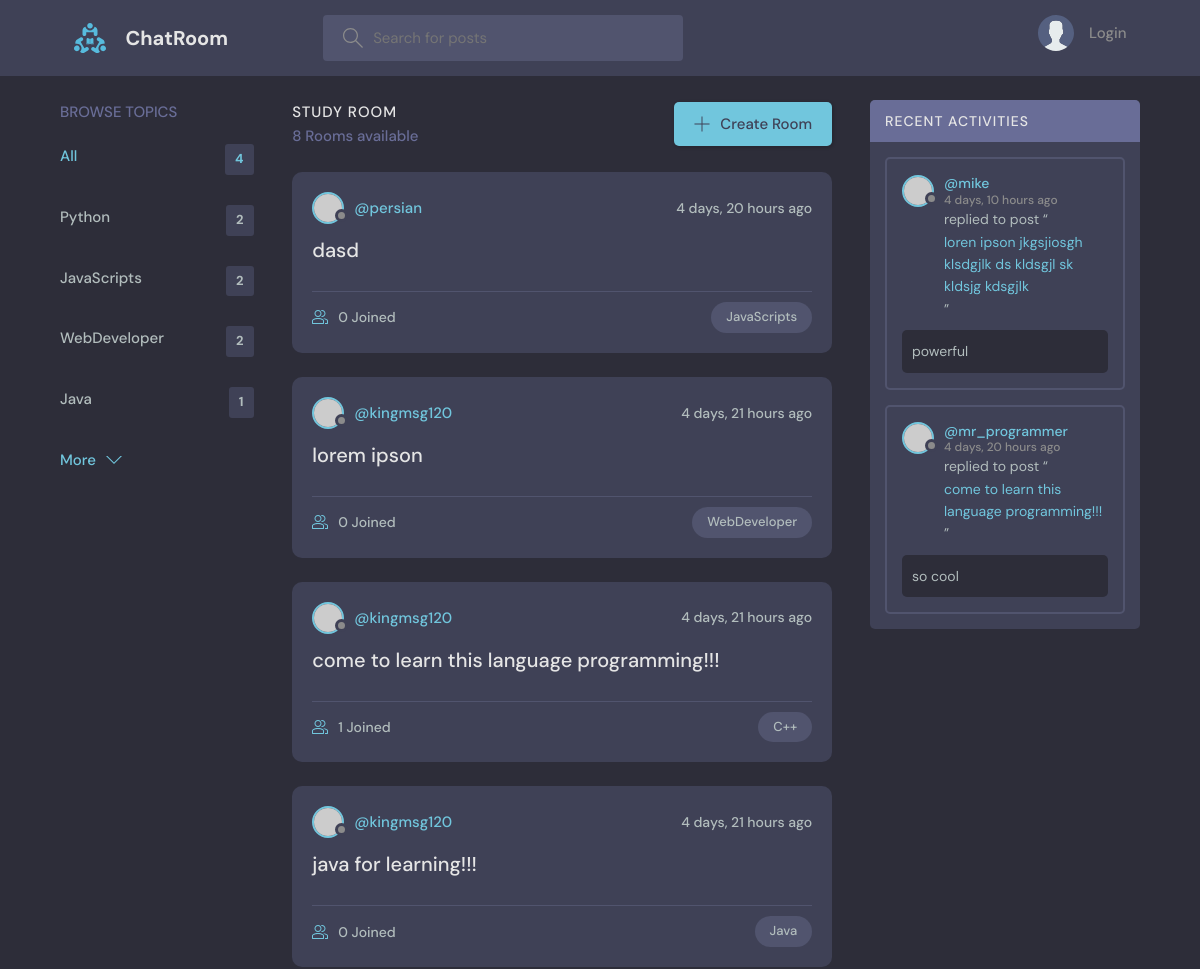
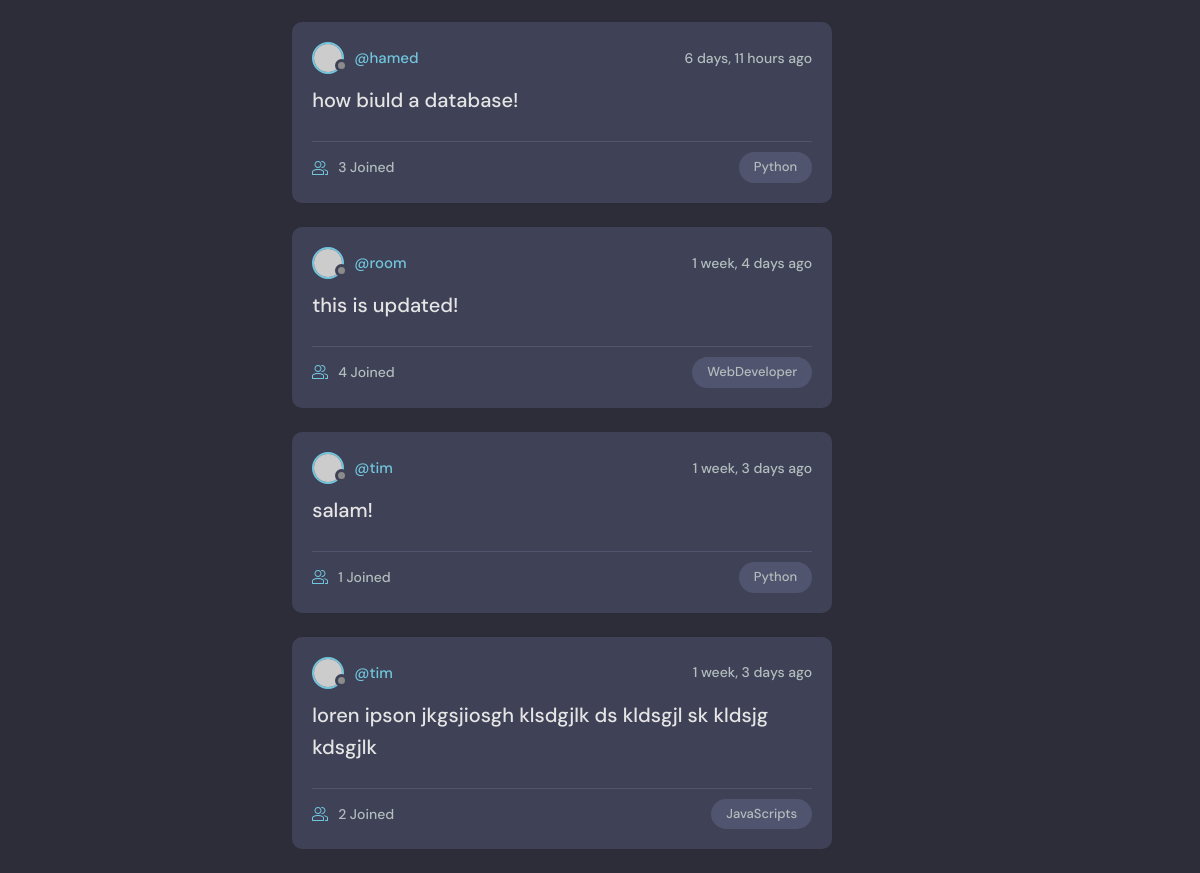
The page / on the database its author committed (2 pictures, top to bottom).
### home/models.py (models this page shows, shortened)
class Topic(models.Model):
    name = models.CharField()

class Room(models.Model):
    host = models.ForeignKey(User, on_delete=models.SET_NULL, null=True) # online user
    topic = models.ForeignKey(Topic, on_delete=models.SET_NULL, null=True)
    name = models.CharField(max_length = 200)
    describtion = models.TextField(null=True, blank=True)
    participants = models.ManyToManyField(User, related_name='participants', blank=True) # users contact manytomany
    updated = models.DateTimeField(auto_now=True)
    created = models.DateTimeField(auto_now_add=True)
    class Meta:
        ordering = ['-updated', '-created']
    def __str__(self):
        return self.name

class Message(models.Model):
    user = models.ForeignKey(User, on_delete=models.CASCADE) # messages user
    room = models.ForeignKey(Room, on_delete=models.CASCADE) # FK from room model
    body = models.TextField()
    updated = models.DateTimeField(auto_now=True)
    created = models.DateTimeField(auto_now_add=True)
    class Meta:
        ordering = ['-updated', '-created']

### home/views.py (the view)
# urls.py: 2. Add a URL to urlpatterns:  path('', views.home, name='home')
def home(request):
    q = request.GET.get('q') if request.GET.get('q') != None else ''
    rooms = Room.objects.filter(
        Q(topic__name__icontains = q)|
        Q(name__icontains = q)|
        Q(describtion__icontains = q)
        )
    topics = Topic.objects.all()[0:4]
    room_count = rooms.count()
    room_messages = Message.objects.filter(Q(room__topic__name__icontains=q))[0:2]
    contex = {'rooms':rooms, 'topics':topics, 'room_count':room_count, 'room_messages':room_messages}
    return render(request, 'home/home.html', contex)

### home/templates/home/home.html (shortened to what this page needs)
{% extends 'main.html' %}
{% block content %}
      <main class="layout layout--3">
      <div class="container">
         {% include 'home/topics_component.html' %}
        <div class="roomList">
          <div class="roomList__header">
            <div>
              <h2>Study Room</h2>
              <p>{{rooms.count}} Rooms available</p>
            </div>
            <a class="btn btn--main" href="{% url 'create_room' %}">
              <svg version="1.1" xmlns="http://www.w3.org/2000/svg" width="32" height="32" viewBox="0 0 32 32">
                <title>add</title>
                <path
                  d="M16.943 0.943h-1.885v14.115h-14.115v1.885h14.115v14.115h1.885v-14.115h14.115v-1.885h-14.115v-14.115z"
                ></path>
              </svg>
              Create Room
            </a>
          </div>
        {% include 'home/feed_component.html' %}
        </div>
        {% include 'home/activity_component.html' %}
      </div>
    </main>
{% endblock content %}

### home/templates/home/topics_component.html
        <div class="topics">
          <div class="topics__header">
            <h2>Browse Topics</h2>
          </div>
          <ul class="topics__list">
            <li>
              <a href="{% url 'home' %}" class="active">All <span>{{topics.count}}</span></a>
            </li>
            {% for topic in topics %}
            <li>
              <a href="{% url 'home' %}?q={{topic.name}}">{{topic.name}}<span>{{topic.room_set.all.count}}</span></a>
            </li>
            {% endfor %}
          </ul>
          <a class="btn btn--link" href="{% url 'topics' %}">
            More
            <svg version="1.1" xmlns="http://www.w3.org/2000/svg" width="32" height="32" viewBox="0 0 32 32">
              <title>chevron-down</title>
              <path d="M16 21l-13-13h-3l16 16 16-16h-3l-13 13z"></path>
            </svg>
          </a>
        </div>

### home/templates/home/feed_component.html (shortened to what this page needs)
{% for room in rooms %}
<div class="roomListRoom">
            <div class="roomListRoom__header">
              <a href="{% url 'user_profile' room.host.id %}" class="roomListRoom__author">
                <div class="avatar avatar--small">
                  <img src="https://randomuser.me/api/portraits/women/11.jpg" />
                </div>
                <span>@{{room.host.username}}</span>
              </a>
              <div class="roomListRoom__actions">
                <span>{{room.created|timesince}} ago</span>
              </div>
            </div>
            <div class="roomListRoom__content">
              <a href="{% url 'room' room.id%}">{{room.name}}</a>
            </div>
            <div class="roomListRoom__meta">
              <a href="{% url 'room' room.id%}" class="roomListRoom__joined">
                {{room.participants.all.count}} Joined
              </a>
              <p class="roomListRoom__topic">{{room.topic.name}}</p>
            </div>
</div>
{% endfor %}

### home/templates/home/activity_component.html (shortened to what this page needs)
        <div class="activities">
          <div class="activities__header">
            <h2>Recent Activities</h2>
          </div>
          {% for message in room_messages %}
          <div class="activities__box">
            <div class="activities__boxHeader roomListRoom__header">
              <a href="{% url 'user_profile' message.user.id %}" class="roomListRoom__author">
                <div class="avatar avatar--small">
                  <img src="https://randomuser.me/api/portraits/women/11.jpg" />
                </div>
                <p>
                  @{{message.user}}
                  <span>{{message.created|timesince}} ago</span>
                </p>
              </a>
            </div>
            <div class="activities__boxContent">
              <p>replied to post “<a href="{% url 'room' message.room.id %}">{{message.room}}</a>”</p>
              <div class="activities__boxRoomContent">
                {{message.body}}
              </div>
            </div>
          </div>
          {% endfor %}
        </div>

### rows shown on the page
Topic: name "Python", room_set.all.count "2"
Topic: name "JavaScripts", room_set.all.count "2"
Topic: name "WebDeveloper", room_set.all.count "2"
Topic: name "Java", room_set.all.count "1"
Room: host.username "persian", created "4 days, 20 hours", name "dasd", participants.all.count "0", topic.name "JavaScripts"
Room: host.username "kingmsg120", created "4 days, 21 hours", name "lorem ipson", participants.all.count "0", topic.name "WebDeveloper"
Room: host.username "kingmsg120", created "4 days, 21 hours", name "come to learn this language programming!!!", participants.all.count "1", topic.name "C++"
Room: host.username "kingmsg120", created "4 days, 21 hours", name "java for learning!!!", participants.all.count "0", topic.name "Java"
Room: host.username "hamed", created "6 days, 11 hours", name "how biuld a database!", participants.all.count "3", topic.name "Python"
Room: host.username "room", created "1 week, 4 days", name "this is updated!", participants.all.count "4", topic.name "WebDeveloper"
Room: host.username "tim", created "1 week, 3 days", name "salam!", participants.all.count "1", topic.name "Python"
Room: host.username "tim", created "1 week, 3 days", name "loren ipson jkgsjiosgh klsdgjlk ds kldsgjl sk kldsjg kdsgjlk", participants.all.count "2", topic.name "JavaScripts"
Message: user "mike", created "4 days, 10 hours", room "loren ipson jkgsjiosgh klsdgjlk ds kldsgjl sk kldsjg kdsgjlk", body "powerful"
Message: user "mr_programmer", created "4 days, 20 hours", room "come to learn this language programming!!!", body "so cool"

### other values the page prints
{{ topics.count }} "4"
{{ rooms.count }} "8"
